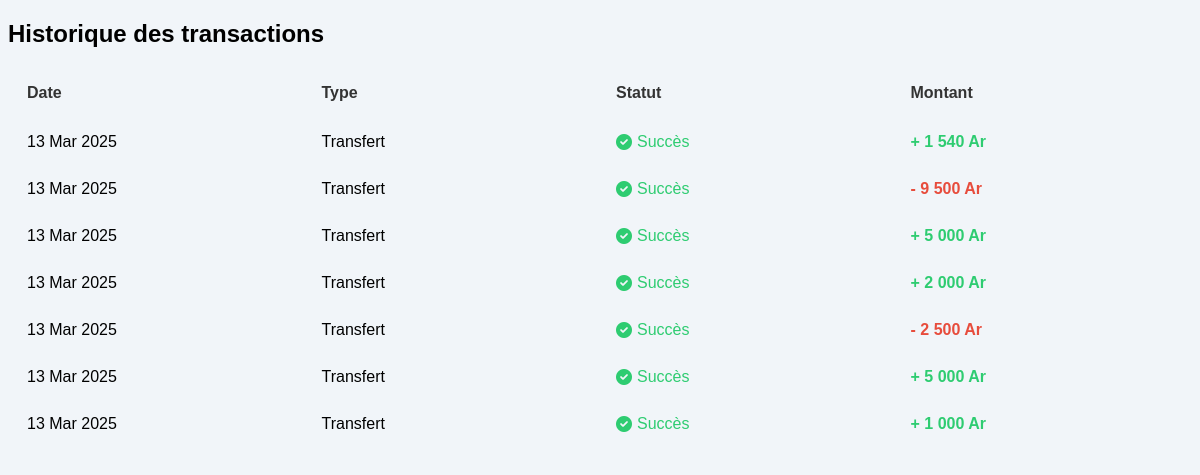
Page /Admin-interface/pages/profil/profilHistory.php?numCompte=02610024 on the committed database.
### tables this page shows
CREATE TABLE `virement` (
  `idVirement` int(11) NOT NULL,
  `numCompteEnvoyeur` varchar(20) DEFAULT NULL,
  `numCompteBeneficiaire` varchar(20) DEFAULT NULL,
  `montant` decimal(10,2) DEFAULT NULL,
  `dateTransfert` datetime DEFAULT current_timestamp()
);

### Admin-interface/pages/profil/profilHistory.php (the view, shortened to what this page needs)
<?php
include "../config/db.php";
$numCompte = isset($_GET['numCompte']) ? trim($_GET['numCompte']) : '';
$transactions = [];
$sql_virements_envoyes = "SELECT dateTransfert as date, 'Transfert' as type, 'Succès' as statut, montant, 'sortie' as direction
                          FROM virement
                          WHERE numCompteEnvoyeur = ?";
$stmt_envoyes = $conn->prepare($sql_virements_envoyes);
if ($stmt_envoyes) {
    $stmt_envoyes->bind_param("s", $numCompte);
    $stmt_envoyes->execute();
    $result_envoyes = $stmt_envoyes->get_result();
    while ($row = $result_envoyes->fetch_assoc()) {
        $transactions[] = $row;
    }
}
$sql_virements_recus = "SELECT dateTransfert as date, 'Transfert' as type, 'Succès' as statut, montant, 'entree' as direction
                        FROM virement
                        WHERE numCompteBeneficiaire = ?";
$stmt_recus = $conn->prepare($sql_virements_recus);
if ($stmt_recus) {
    $stmt_recus->bind_param("s", $numCompte);
    $stmt_recus->execute();
    $result_recus = $stmt_recus->get_result();
    while ($row = $result_recus->fetch_assoc()) {
        $transactions[] = $row;
    }
}
usort($transactions, function($a, $b) {
    return strtotime($b['date']) - strtotime($a['date']);
});
?>
<!DOCTYPE html>
<html lang="fr">
<head>
    <link rel="stylesheet" href="https://cdnjs.cloudflare.com/ajax/libs/font-awesome/6.0.0/css/all.min.css">
</head>
<body>
    <h2>Historique des transactions</h2>
    <?php if (count($transactions) > 0): ?>
        <table class="transaction-table">
            <thead>
                <tr>
                    <th>Date</th>
                    <th>Type</th>
                    <th>Statut</th>
                    <th>Montant</th>
                </tr>
            </thead>
            <tbody>
                <?php foreach ($transactions as $transaction): ?>
                    <tr>
                        <td><?php echo date('d M Y', strtotime($transaction['date'])); ?></td>
                        <td><?php echo htmlspecialchars($transaction['type']); ?></td>
                        <td>
                            <?php if (strtolower($transaction['statut']) == 'succès' || strtolower($transaction['statut']) == 'succes'): ?>
                                <span class="statut-success"><i class="fas fa-check-circle"></i> <?php echo htmlspecialchars($transaction['statut']); ?></span>
                            <?php else: ?>
                                <span class="statut-autre"><?php echo htmlspecialchars($transaction['statut']); ?></span>
                            <?php endif; ?>
                        </td>
                        <td class="<?php echo $transaction['direction'] == 'sortie' ? 'montant-sortie' : 'montant-entree'; ?>">
                            <?php echo $transaction['direction'] == 'sortie' ? '- ' : '+ '; ?>
                            <?php echo number_format($transaction['montant'], 0, ',', ' '); ?> Ar
                        </td>
                    </tr>
                <?php endforeach; ?>
            </tbody>
        </table>
    <?php else: ?>
        <div class="no-transactions">Aucune transaction trouvée pour ce compte.</div>
    <?php endif; ?>
</body>
</html>

### Admin-interface/pages/profil/profilHistory.php (style rules this page uses)
body { font-family: 'Arial', sans-serif; background-color: #F1F5F9; }
.transaction-table { width: 100%; border-collapse: separate; margin-top: 20px; table-layout: fixed; }
.transaction-table thead { position: sticky; top: 0; z-index: 1; }
.transaction-table tbody { display: block; max-height: 700px; overflow-y: auto; }
.transaction-table thead tr, .transaction-table tbody tr { display: table; width: 100%; table-layout: fixed; }
.transaction-table th, .transaction-table td { padding: 12px 15px; text-align: left; border-bottom: 0.5px solid #F1F5F9; }
.transaction-table th { background-color: #F1F5F9; font-weight: bold; color: #333; }
.transaction-table tr { background-color: #F1F5F9; }
.montant-sortie { color: #e74c3c; font-weight: bold; }
.montant-entree { color: #2ecc71; font-weight: bold; }
.statut-success { color: #2ecc71; display: flex; align-items: center; }
.statut-success i { margin-right: 5px; }

### rows in the picture
virement: dateTransfert "13 Mar 2025", type "Transfert", statut "Succès", montant "1 540"
virement: dateTransfert "13 Mar 2025", type "Transfert", statut "Succès", montant "9 500"
virement: dateTransfert "13 Mar 2025", type "Transfert", statut "Succès", montant "5 000"
virement: dateTransfert "13 Mar 2025", type "Transfert", statut "Succès", montant "2 000"
virement: dateTransfert "13 Mar 2025", type "Transfert", statut "Succès", montant "2 500"
virement: dateTransfert "13 Mar 2025", type "Transfert", statut "Succès", montant "5 000"
virement: dateTransfert "13 Mar 2025", type "Transfert", statut "Succès", montant "1 000"
